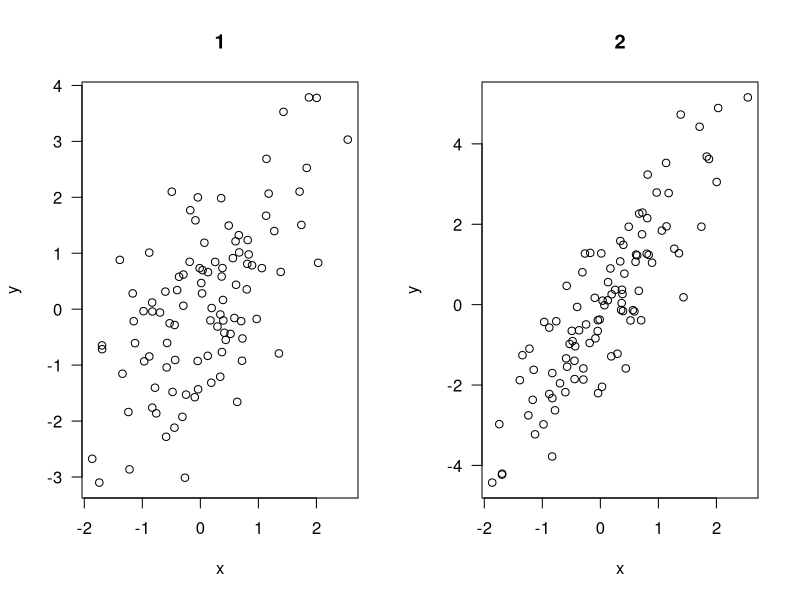
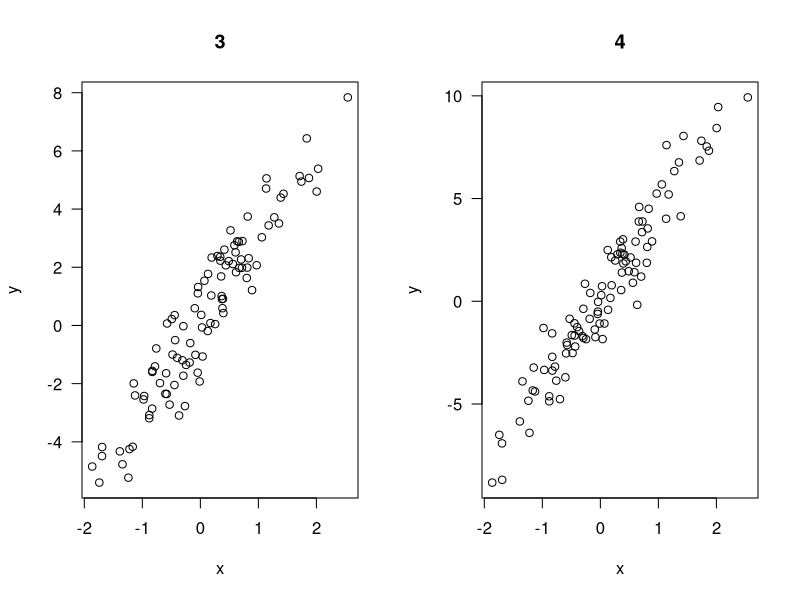
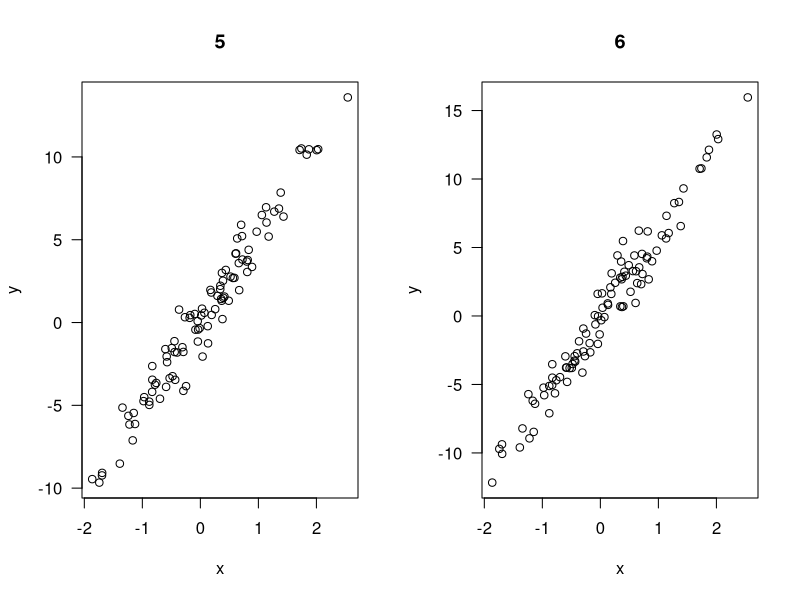
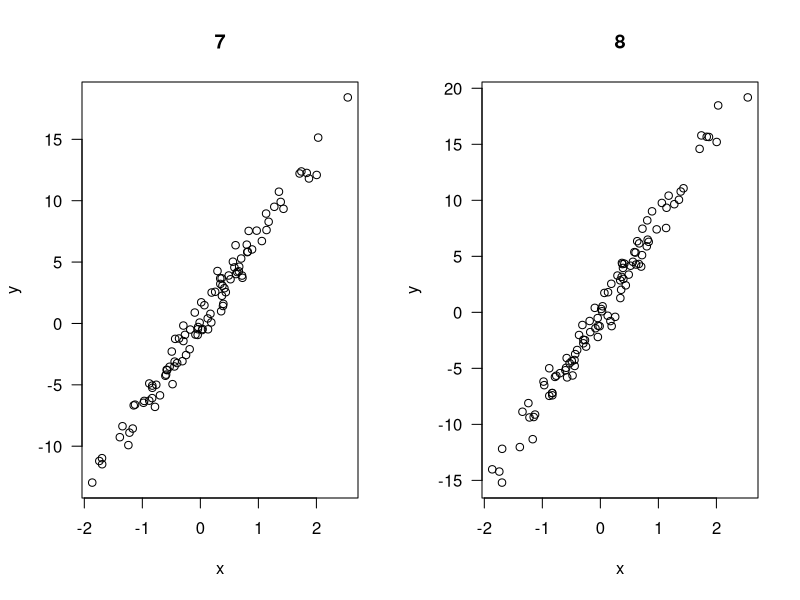
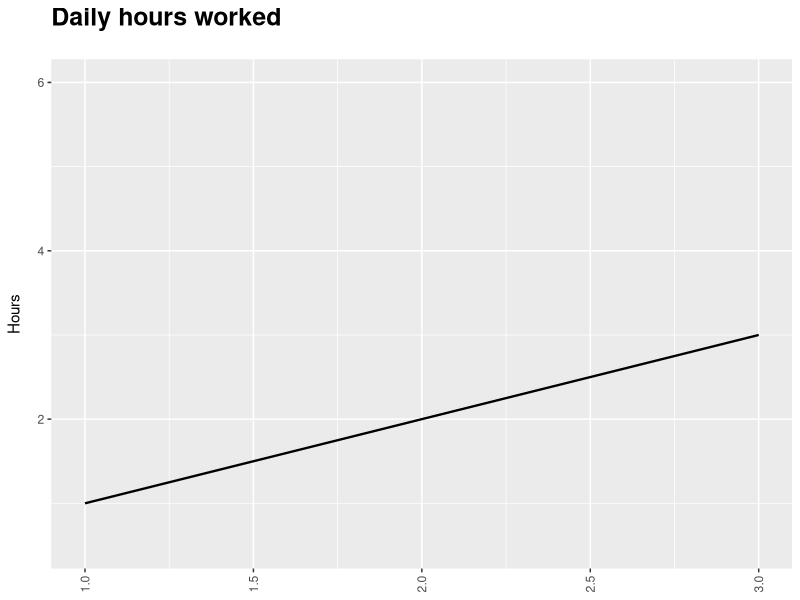

The R script that drew these images, in order:
## ---- chunk 1
n <- 100
x <- rnorm(n)
par(mfrow=c(1,2), las=1)
for(i in 1:8) {
  y <- i*x + rnorm(n)
  plot(x, y, main=i)
}
## ---- chunk 2
require(ggplot2);library(ggplot2)

x1<-data.frame(Date=c(1,2,3),Hours=c(1,2,3),Project=c(3,4,5))
x1$DummyUp<-x1$Hours*2
x1$DummyDown<-x1$Hours*0.5

p1<-ggplot(x1,aes(x=Date,y=Hours)) 
p1 <- p1 + geom_line(size=0.8) 
p1<- p1 + scale_color_brewer(name="Theme",palette="Set1")
#p1 <- p1 + geom_bar(aes(fill=Project),stat="identity", color="black") 
#p1<- p1 + guides(fill = guide_legend(override.aes = list(colour = NULL),ncol=4))
#p1<-p1 + facet_grid(Theme+Project ~ .)
#p1<-p1+geom_text(aes(y=Hours,label=prettyNum(round(Hours,1),big.mark=",")),size=2,hjust=-0.2,angle=90)
p1 <- p1 + xlab(NULL) + ylab("Hours") + theme(axis.title.y=element_text(margin=margin(r=10)))
p1 <- p1 + ggtitle ("Daily hours worked") + theme(plot.title=element_text(face="bold",size=18,margin = margin(b=20)))
p1<-p1+theme(legend.position="bottom") + theme(legend.title=element_blank())
#p1<-p1+scale_x_date(date_breaks = "1 week", date_minor_breaks = "1 day", date_labels = "%d-%b-%Y")
p1<-p1+theme(axis.text.x = element_text(angle=90, vjust =0.5 ,hjust=1))
p1 <- p1 + geom_blank(aes(y=DummyUp)) + geom_blank(aes(y=DummyDown))
plot(p1)
## ---- chunk 3
n <- 100
x <- rnorm(n)
y <- 2*x + rnorm(n)
out <- lm(y ~ x)
library(knitr)
kable(summary(out)$coef, digits=2)
## ---- chunk 4
n <- 100
x <- rnorm(n)
y <- 2*x + rnorm(n)
out <- lm(y ~ x)
library(xtable)
tab <- xtable(summary(out)$coef, digits=c(0, 2, 2, 1, 2))
print(tab, type="html")
